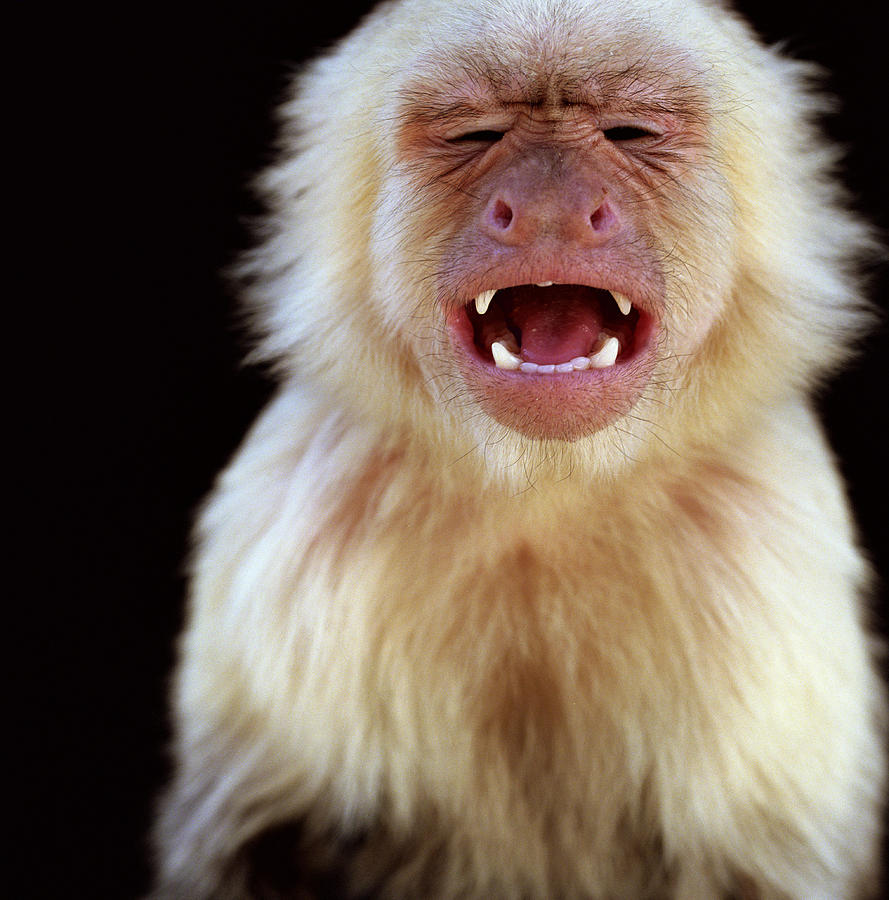
#> input picture gambar0.jpg, 889 x 900 px
$ jupyter execute --allow-errors Tugas_Kelompok_PCD.ipynb
#> lines starting #> are read from the running program, lines starting #| are printed output that depends on the picture
#> further down, img is the input picture: shape (900, 889, 3); mean B, G, R 91, 104.2, 119.4
#> `img = cv2.resize(img, (200, 200))`:
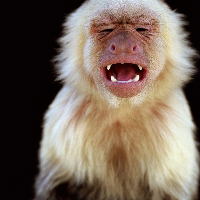
#> img: shape (200, 200, 3); mean B, G, R 90.9, 104.1, 119.3
#> `hsv = cv2.cvtColor(img, cv2.COLOR_BGR2HSV)`: hsv: shape (200, 200, 3); mean H, S, V 63.8, 105.6, 120.4
#> pass 2 of the loop `for file_name in file_names:`:
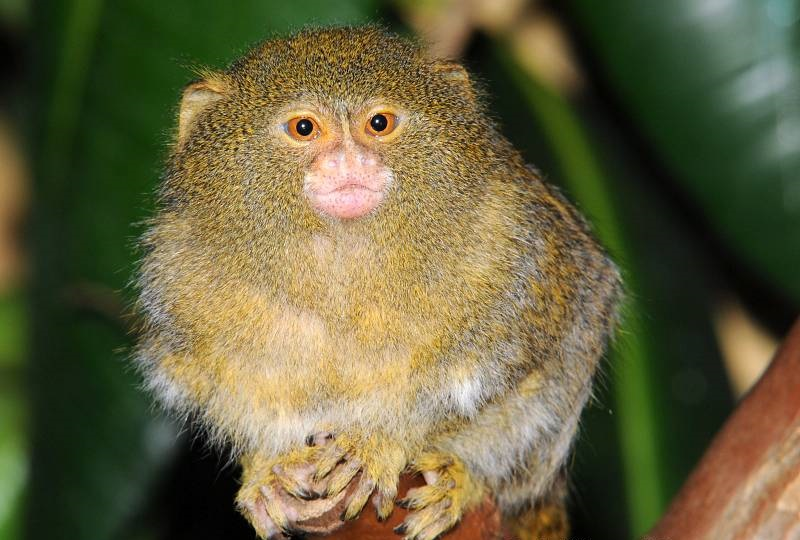
#> input picture gambar1.jpg, 800 x 540 px
#> img is the input picture: shape (540, 800, 3); mean B, G, R 62.8, 97, 101.6
#> `img = cv2.resize(img, (200, 200))`:
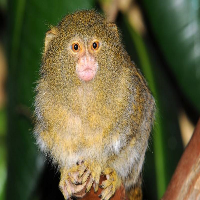
#> img: shape (200, 200, 3); mean B, G, R 62.7, 96.9, 101.4
#> hsv: shape (200, 200, 3); mean H, S, V 34.7, 121.3, 110.7
#> pass 3 of the loop `for file_name in file_names:`:
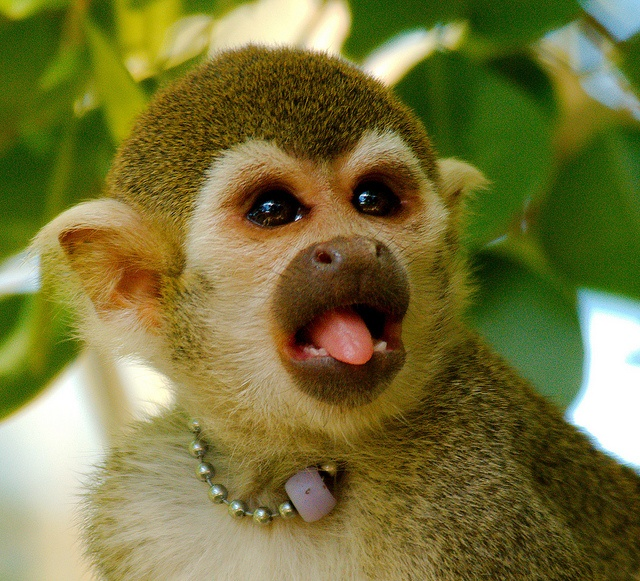
#> input picture gambar2.jpg, 640 x 581 px
#> img is the input picture: shape (581, 640, 3); mean B, G, R 58.9, 115.5, 119
#> `img = cv2.resize(img, (200, 200))`:
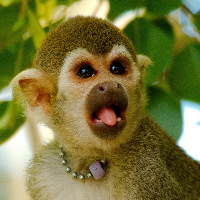
#> img: shape (200, 200, 3); mean B, G, R 58.8, 115.4, 118.9
#> hsv: shape (200, 200, 3); mean H, S, V 30.7, 167.3, 128.4
# Nama Kelompok :

1.   Hairul Yasin          F55121011
2.   Wahid Radikal Akhlak  F55121022

---
Masing-masing memilih 10 sampel citra

Lakukan ektraksi HSV

Lakukan perhitungan statistik seperti Mean, Standar Deviasi, Variance, Modus, Skewness.

Berikan kesimpulan (insight) mengenai perbedaan setiap  citra menggunakan parameter metric statistik yang digunakan

**Disini kami menggunakan 10 sampel citra dari Kagle yaitu '10 Monkey Species'. Citra-citra dalam dataset ini memiliki ukuran 400x300 citra atau lebih besar dengan format JPG.**
[**Link Dataset :**](https://www.kaggle.com/datasets/slothkong/10-monkey-species)

[cell 1]
import cv2
import numpy as np
from matplotlib import pyplot as plt
from scipy.stats import mode, skew

[cell 2]
# Buat list nama file citra
file_names = ["gambar0.jpg", "gambar1.jpg", "gambar2.jpg", "gambar3.jpg", "gambar4.jpg",
              "gambar5.jpg", "gambar6.jpg", "gambar7.jpg", "gambar8.jpg", "gambar9.jpg"]

# Inisialisasi list untuk menyimpan citra dan nilai HSV-nya
images = []
hsv_values = []

# Loop melalui setiap nama file citra pada list
#> (the rest of this cell did not finish here and is left out)

[cell 3]
# Menampilkan setiap citra dalam grid 2x5
fig, axs = plt.subplots(2, 5, figsize=(10, 5))
axs = axs.flatten()
for i in range(len(images)):
    # Tampilkan citra
    axs[i].imshow(cv2.cvtColor(images[i], cv2.COLOR_BGR2RGB))
    axs[i].set_title(f'Citra {i}')
    axs[i].axis('off')
#> this loop made 5 passes
plt.show()
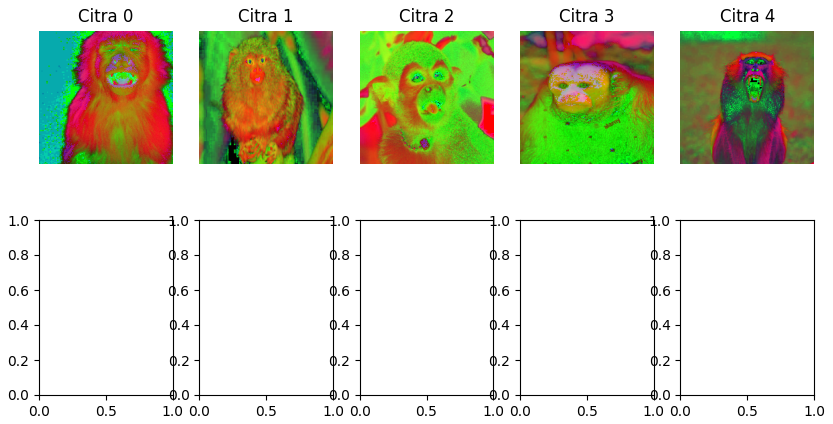
#> figure drawn by matplotlib, 5 panels

[cell 4]
# Loop melalui setiap citra dalam list images
for i in range(len(images)):
    # Hitung histogram untuk masing-masing channel warna HSV
    h_hist = cv2.calcHist([hsv_values[i]], [0], None, [180], [0, 180])
    s_hist = cv2.calcHist([hsv_values[i]], [1], None, [256], [0, 256])
    v_hist = cv2.calcHist([hsv_values[i]], [2], None, [256], [0, 256])

    # Tampilkan histogram menggunakan plot
    fig, ax = plt.subplots(nrows=1, ncols=3, figsize=(12, 4))
    ax[0].plot(h_hist, color='r')
    ax[0].set_title('Hue Histogram')
    ax[1].plot(s_hist, color='g')
    ax[1].set_title('Saturation Histogram')
    ax[2].plot(v_hist, color='b')
    ax[2].set_title('Value Histogram')
    plt.show()
#> this loop made 5 passes
#> pass 1, `plt.show()`:
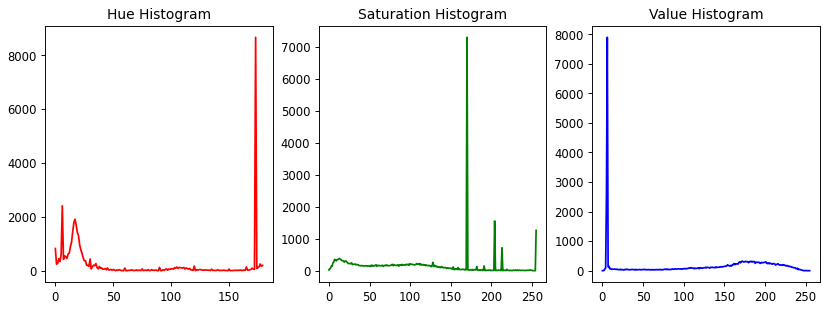
#> figure drawn by matplotlib, 3 panels; panel 1: curve peaks at x = 173, y = 8664; panel 2: curve peaks at x = 170, y = 7290; panel 3: curve peaks at x = 6, y = 7894

[cell 5]
# Buat array 2 dimensi untuk setiap nilai statistik
means = np.zeros((len(file_names), 3))
stds = np.zeros((len(file_names), 3))
vars = np.zeros((len(file_names), 3))
modes = np.zeros((len(file_names), 3))
skews = np.zeros((len(file_names), 3))

# Loop melalui setiap citra dan hitung nilai statistik untuk setiap komponen HSV
#> (the rest of this cell did not finish here and is left out)

[cell 6]
# Buat bar chart untuk nilai rata-rata
plt.bar(file_names, means[:,0], color='r', alpha=0.5, label='H')
plt.bar(file_names, means[:,1], color='g', alpha=0.5, label='S')
plt.bar(file_names, means[:,2], color='b', alpha=0.5, label='V')
plt.legend()
plt.title('Mean Value')
plt.xticks(rotation=90) # ubah label x secara vertikal
plt.show()
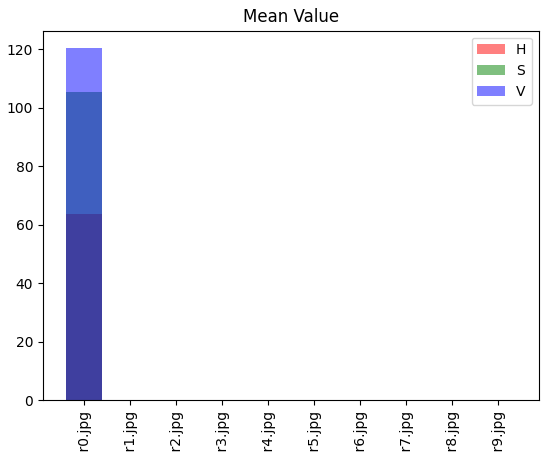
#> figure drawn by matplotlib, 1 panel; tallest bar 63.82 high, from x = -0.4 to 0.4; tallest bar 105.6 high, from x = -0.4 to 0.4; tallest bar 120.4 high, from x = -0.4 to 0.4

# Buat bar chart untuk nilai standar deviasi
plt.bar(file_names, stds[:,0], color='r', alpha=0.5, label='H')
plt.bar(file_names, stds[:,1], color='g', alpha=0.5, label='S')
plt.bar(file_names, stds[:,2], color='b', alpha=0.5, label='V')
plt.legend()
plt.title('Standard Deviation')
plt.xticks(rotation=90) # ubah label x secara vertikal
plt.show()
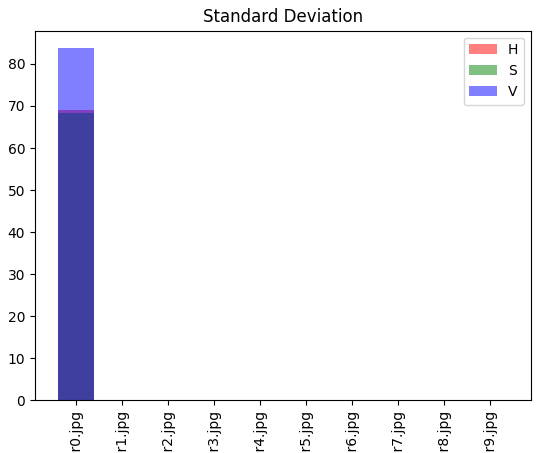
#> figure drawn by matplotlib, 1 panel; tallest bar 69.11 high, from x = -0.4 to 0.4; tallest bar 68.36 high, from x = -0.4 to 0.4; tallest bar 83.75 high, from x = -0.4 to 0.4

# Buat bar chart untuk nilai variansi
plt.bar(file_names, vars[:,0], color='r', alpha=0.5, label='H')
plt.bar(file_names, vars[:,1], color='g', alpha=0.5, label='S')
plt.bar(file_names, vars[:,2], color='b', alpha=0.5, label='V')
plt.legend()
plt.title('Variance')
plt.xticks(rotation=90) # ubah label x secara vertikal
plt.show()
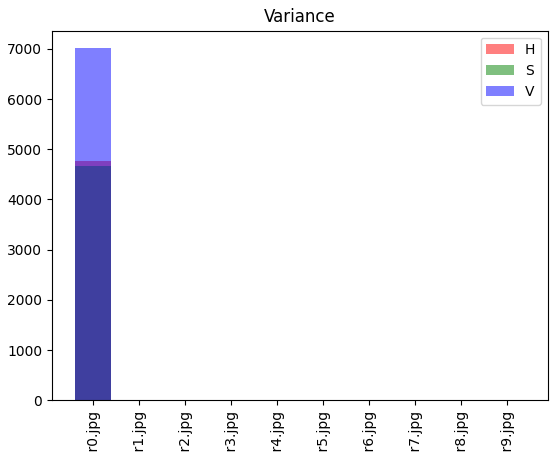
#> figure drawn by matplotlib, 1 panel; tallest bar 4775.7 high, from x = -0.4 to 0.4; tallest bar 4673.1 high, from x = -0.4 to 0.4; tallest bar 7014.2 high, from x = -0.4 to 0.4

# Buat bar chart untuk nilai modus
plt.bar(file_names, modes[:,0], color='r', alpha=0.5, label='H')
plt.bar(file_names, modes[:,1], color='g', alpha=0.5, label='S')
plt.bar(file_names, modes[:,2], color='b', alpha=0.5, label='V')
plt.legend()
plt.title('Mode')
plt.xticks(rotation=90) # ubah label x secara vertikal
plt.show()
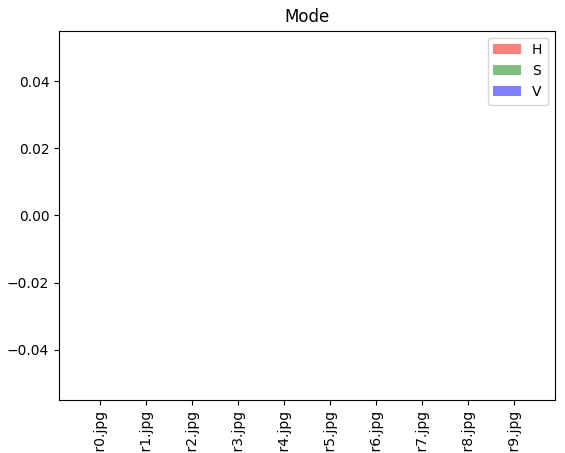
#> figure drawn by matplotlib, 1 panel

# Buat bar chart untuk nilai skewness
plt.bar(file_names, skews[:,0], color='r', alpha=0.5, label='H')
plt.bar(file_names, skews[:,1], color='g', alpha=0.5, label='S')
plt.bar(file_names, skews[:,2], color='b', alpha=0.5, label='V')
plt.legend()
plt.title('Skewness')
plt.xticks(rotation=90) # ubah label x secara vertikal
plt.show()
